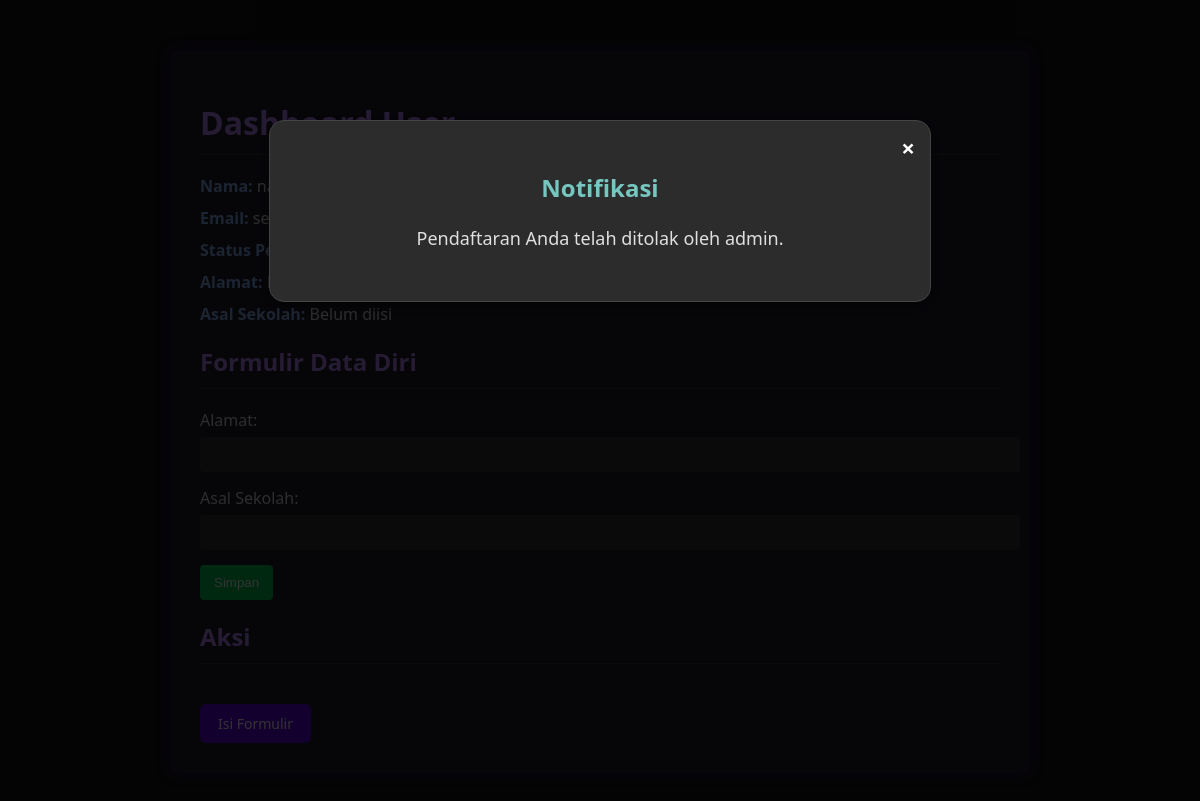
The app's page /dashboard_user/3, older data.
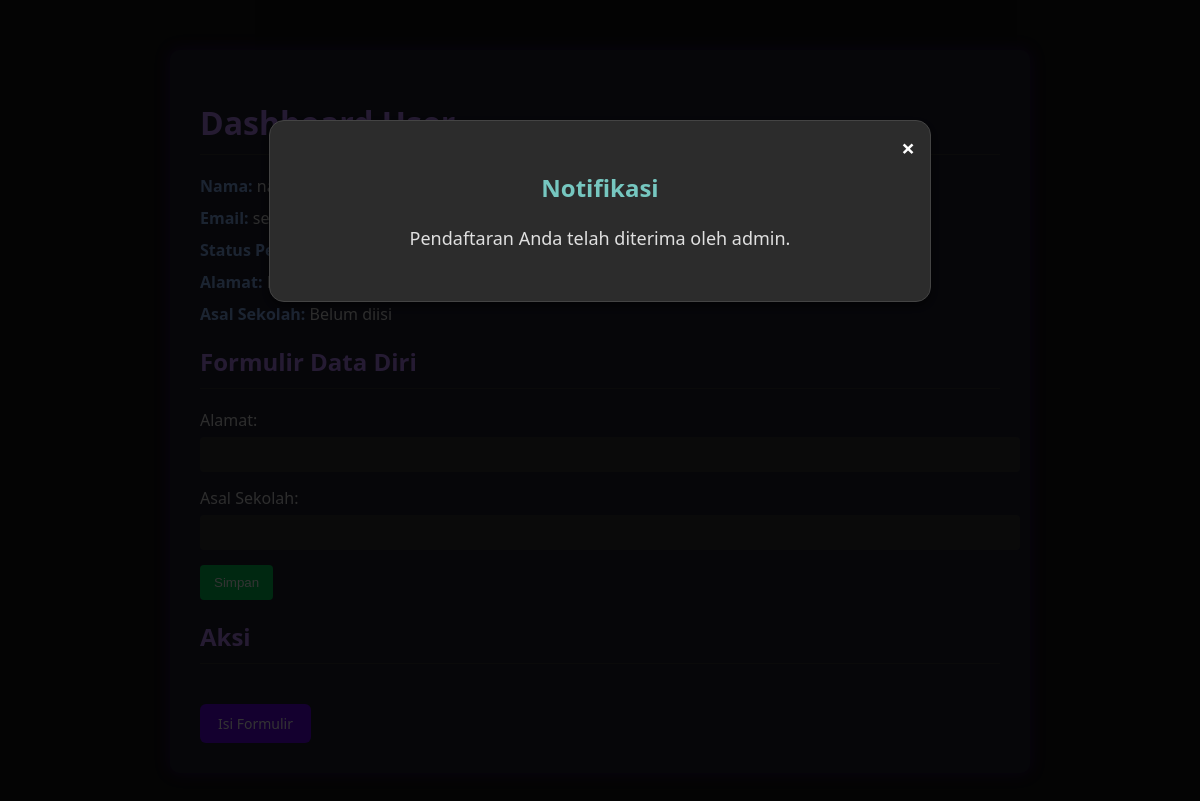
The same page, newer data.
### models.py (models this page shows)
class User(db.Model):
    id = db.Column(db.Integer, primary_key=True)
    name = db.Column(db.String(100), nullable=False)
    email = db.Column(db.String(100), unique=True, nullable=False)
    password = db.Column(db.String(100), nullable=False)
    status = db.Column(db.String(20), default='Pending')  # Pending, Approved, Rejected
    school = db.Column(db.String(100), nullable=True)  # Asal sekolah
    address = db.Column(db.String(200), nullable=True)  # Alamat
    birth_date = db.Column(db.Date, nullable=True)  # Tanggal lahir
    phone = db.Column(db.String(15), nullable=True)  # Nomor telepon
    gender = db.Column(db.String(20), nullable=True)  # Jenis kelamin
    hobby = db.Column(db.String(200), nullable=True)  # Hobi
    parent_name = db.Column(db.String(100), nullable=True)  # Nama orang tua/wali
    parent_job = db.Column(db.String(100), nullable=True)  # Pekerjaan orang tua/wali
    created_at = db.Column(db.DateTime, default=datetime.utcnow)  # Waktu pendaftaran

class Notification(db.Model):
    id = db.Column(db.Integer, primary_key=True)
    user_id = db.Column(db.Integer, db.ForeignKey('user.id'), nullable=False)  # Relasi ke tabel User
    message = db.Column(db.String(255), nullable=False)  # Pesan notifikasi
    is_read = db.Column(db.Boolean, default=False)  # Status apakah notifikasi sudah dibaca
    created_at = db.Column(db.DateTime, default=datetime.utcnow)  # Waktu notifikasi dibuat
    user = db.relationship('User', backref=db.backref('notifications', lazy=True))

### app.py (the view)
@app.route('/dashboard_user/<int:user_id>', methods=['GET', 'POST'])
def dashboard_user(user_id):
    user = User.query.get(user_id)
    if not user:
        flash('User tidak ditemukan.')
        return redirect(url_for('index'))
    notification = Notification.query.filter_by(user_id=user_id).order_by(Notification.id.desc()).first()
    return render_template('dashboard_user.html', user=user, notification=notification)

### templates/dashboard_user.html (shortened to what this page needs)
<!DOCTYPE html>
<html>
<head>
    <link rel="stylesheet" type="text/css" href="{{ url_for('static', filename='css/user.css') }}">
</head>
<body>
    <div class="container">
        <h1>Dashboard User</h1>
        <p><strong>Nama:</strong> {{ user.name }}</p>
        <p><strong>Email:</strong> {{ user.email }}</p>
        <p><strong>Status Pendaftaran:</strong> {{ user.status }}</p>
        <p><strong>Alamat:</strong> {{ user.address or 'Belum diisi' }}</p>
        <p><strong>Asal Sekolah:</strong> {{ user.school or 'Belum diisi' }}</p>
        <h2>Formulir Data Diri</h2>
        <form method="POST">
            <label for="address">Alamat:</label>
            <input type="text" id="address" name="address" value="{{ user.address or '' }}" required><br>
            <label for="school">Asal Sekolah:</label>
            <input type="text" id="school" name="school" value="{{ user.school or '' }}" required><br>
            <button type="submit">Simpan</button>
        </form>
        <h2>Aksi</h2>
        <a href="{{ url_for('form', user_id=user.id) }}" class="btn btn-blue">Isi Formulir</a>
    </div>
    {% if notification %}
    <div id="notificationModal" class="modal">
        <div class="modal-content">
            <span class="close" onclick="closeModal()">&times;</span>
            <h2>Notifikasi</h2>
            <p>{{ notification.message }}</p>
        </div>
    </div>
    {% endif %}
</body>
</html>

### static/css/user.css (style rules this page uses)
body { margin: 0; font-family: 'Segoe UI', sans-serif; background-color: #121212; color: #e0e0e0; }
.container { max-width: 800px; margin: 50px auto; background: #1e1e2f; padding: 30px; border-radius: 10px; box-shadow: 0 0 15px rgba(98, 0, 234, 0.3); }
.container h1, .container h2 { color: #bb86fc; border-bottom: 1px solid #333; padding-bottom: 10px; margin-bottom: 20px; }
.container p, label { color: #e0e0e0; font-size: 16px; margin: 10px 0; }
.container strong { color: #8ab4f8; }
input[type="text"] { width: 100%; padding: 10px; margin-top: 6px; margin-bottom: 15px; border: none; border-radius: 4px; background-color: #333; color: #f9f9f9; }
form button, button[type="submit"] { padding: 10px 14px; border: none; border-radius: 4px; color: white; cursor: pointer; transition: background-color 0.2s; }
form button { background-color: #1e88e5; }
button[type="submit"] { background-color: #00c853; }
.btn { display: inline-block; margin-top: 20px; padding: 10px 18px; border-radius: 6px; font-size: 14px; text-decoration: none; font-weight: 500; transition: background-color 0.3s ease; }
.btn-blue { background-color: #6200ea; color: white; }

### templates/dashboard_user.html (style rules this page uses)
.modal { display: block; position: fixed; z-index: 1000; left: 0; top: 0; width: 100%; height: 100%; overflow: auto; background-color: rgba(0, 0, 0, 0.8); }
.modal-content { background-color: #2c2c2c; margin: 10% auto; padding: 30px; border: 1px solid #444; width: 50%; border-radius: 15px; text-align: center; color: #ffffff; position: relative; box-shadow: 0 4px 8px rgba(0, 0, 0, 0.5); }
.modal-content h2 { font-size: 24px; margin-bottom: 20px; color: #76c7c0; }
.modal-content p { font-size: 18px; line-height: 1.6; color: #e0e0e0; }
.modal-content .close { position: absolute; top: 10px; right: 15px; color: #ffffff; font-size: 24px; font-weight: bold; cursor: pointer; transition: color 0.3s ease; }

Row changes from the older to the newer data that the page shows:
changed Notification: message "Pendaftaran Anda telah ditolak oleh admin." → "Pendaftaran Anda telah diterima oleh admin."
